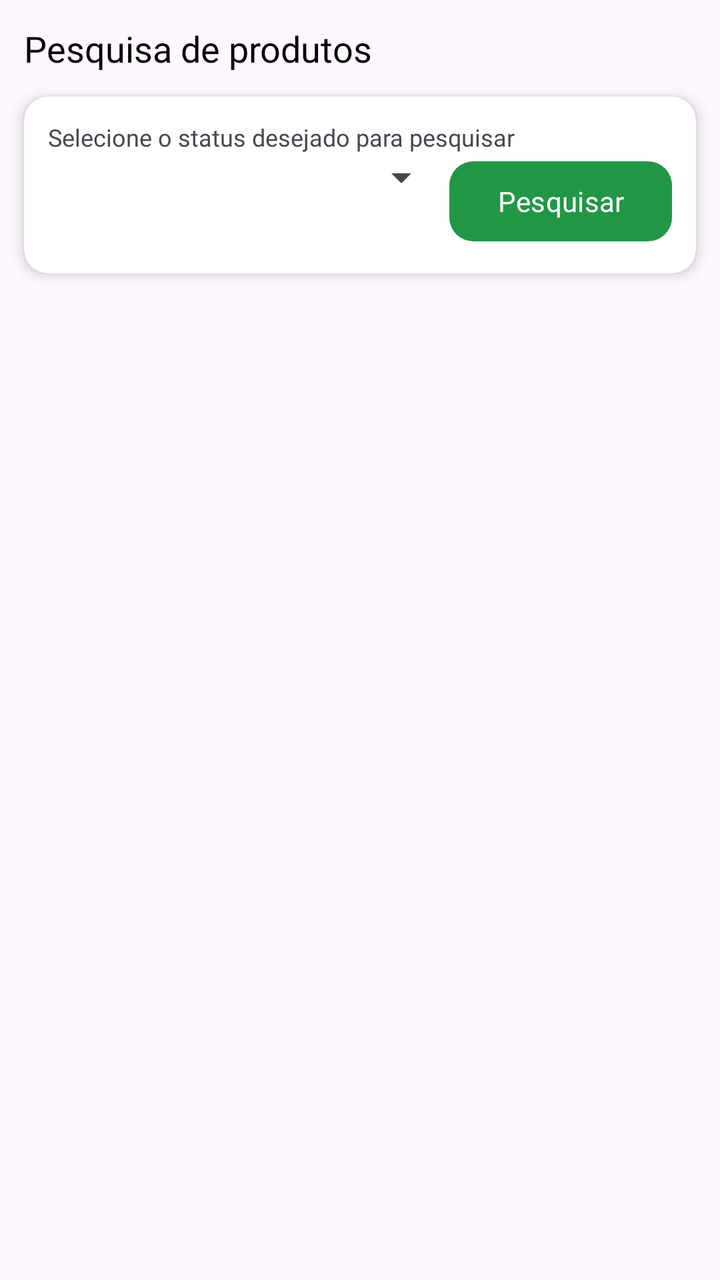
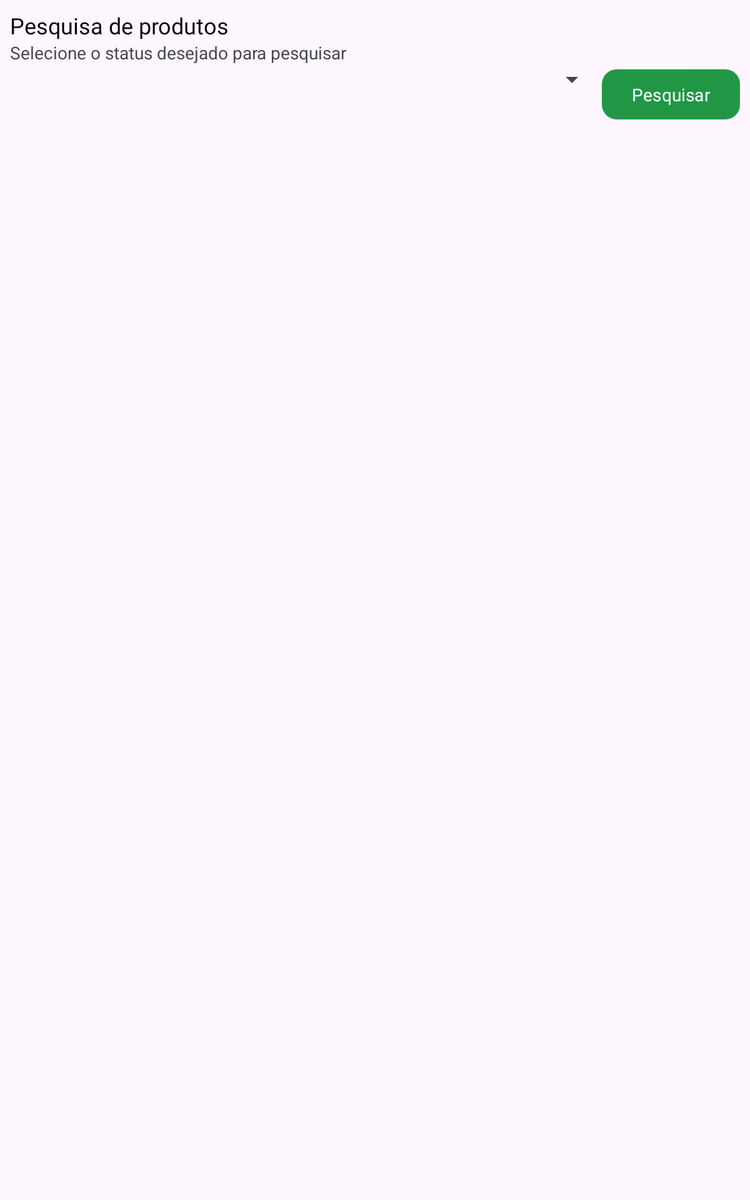

One screen, two layout resources from the same app: the default and the repository's alternative for another configuration. Each is rendered where Android would select it; the XML of both is given below.
<!-- AndroidManifest.xml: application theme Theme.Guarani -->
<!-- res/layout/fragment_pesquisa_produtos.xml -->
<?xml version="1.0" encoding="utf-8"?>
<FrameLayout xmlns:android="http://schemas.android.com/apk/res/android"
    xmlns:app="http://schemas.android.com/apk/res-auto"
    xmlns:tools="http://schemas.android.com/tools"
    android:layout_width="match_parent"
    android:layout_height="match_parent">

    <androidx.constraintlayout.widget.ConstraintLayout
        android:layout_width="match_parent"
        android:layout_height="match_parent">

        <TextView
            android:id="@+id/textView3"
            android:layout_width="wrap_content"
            android:layout_height="wrap_content"
            android:layout_margin="12dp"
            android:fontFamily="@font/sora_bold"
            android:text="@string/titulo_pesquisa_produtos"
            android:textColor="@color/black"
            android:textSize="18sp"
            app:layout_constraintStart_toStartOf="parent"
            app:layout_constraintTop_toTopOf="parent" />

        <androidx.cardview.widget.CardView
            android:id="@+id/cardView"
            android:layout_width="match_parent"
            android:layout_height="wrap_content"
            android:layout_margin="12dp"
            app:cardCornerRadius="12dp"
            app:cardElevation="4dp"
            app:layout_constraintTop_toBottomOf="@+id/textView3"
            tools:layout_editor_absoluteX="12dp">

            <LinearLayout
                android:id="@+id/linearLayout"
                android:layout_width="match_parent"
                android:layout_height="wrap_content"
                android:orientation="vertical"
                android:padding="12dp"
                app:layout_constraintEnd_toEndOf="parent"
                app:layout_constraintStart_toStartOf="parent"
                app:layout_constraintTop_toBottomOf="@+id/textView3">

                <TextView
                    android:id="@+id/textView4"
                    android:layout_width="match_parent"
                    android:layout_height="wrap_content"
                    android:layout_weight="1"
                    android:fontFamily="@font/sora_light"
                    android:text="@string/label_pesquisa_produto"
                    android:textSize="12sp" />

                <LinearLayout
                    android:layout_width="match_parent"
                    android:layout_height="match_parent"
                    android:orientation="horizontal">

                    <Spinner
                        android:id="@+id/spn_status_produto"
                        style="@android:style/Widget.Material.DropDownItem.Spinner"
                        android:layout_width="match_parent"
                        android:layout_height="wrap_content"
                        android:layout_weight="1"
                        android:paddingTop="4dp"
                        android:paddingBottom="4dp" />

                    <com.google.android.material.button.MaterialButton
                        android:id="@+id/btn_pesquisar_produtos"
                        style="@style/Widget.Material3.Button.ElevatedButton"
                        android:layout_width="wrap_content"
                        android:layout_height="wrap_content"
                        android:background="@null"
                        android:fontFamily="@font/sora_semibold"
                        android:text="@string/pesquisar"
                        android:textColor="@color/white"
                        app:backgroundTint="@color/verde_secundario"
                        app:cornerRadius="12dp" />

                </LinearLayout>

            </LinearLayout>

        </androidx.cardview.widget.CardView>

        <androidx.recyclerview.widget.RecyclerView
            android:id="@+id/rv_lista_produtos"
            android:layout_width="0dp"
            android:layout_height="0dp"
            android:layout_margin="12dp"
            app:layout_constraintBottom_toBottomOf="parent"
            app:layout_constraintEnd_toEndOf="parent"
            app:layout_constraintStart_toStartOf="parent"
            app:layout_constraintTop_toBottomOf="@+id/cardView" />

        <LinearLayout
            android:id="@+id/layout_pesquisa_carregando"
            android:layout_width="200dp"
            android:layout_height="wrap_content"
            android:layout_marginTop="24dp"
            android:gravity="center"
            android:orientation="vertical"
            android:visibility="gone"
            app:layout_constraintEnd_toEndOf="parent"
            app:layout_constraintStart_toStartOf="parent"
            app:layout_constraintTop_toBottomOf="@+id/cardView">

            <ProgressBar
                android:id="@+id/progressBar"
                style="?android:attr/progressBarStyle"
                android:layout_width="32dp"
                android:layout_height="32dp"
                android:layout_marginTop="24dp"
                app:layout_constraintEnd_toEndOf="parent"
                app:layout_constraintStart_toStartOf="parent"
                app:layout_constraintTop_toBottomOf="@+id/cardView" />

            <TextView
                android:id="@+id/textView12"
                android:layout_width="wrap_content"
                android:layout_height="wrap_content"
                android:text="@string/label_pesquisando_produtos" />
        </LinearLayout>


    </androidx.constraintlayout.widget.ConstraintLayout>
</FrameLayout>
<!-- resources referenced by this layout -->
<resources>
  <color name="black">#FF000000</color>
  <color name="verde_secundario">#219746</color>
  <color name="white">#FFFFFFFF</color>
  <string name="label_pesquisa_produto">Selecione o status desejado para pesquisar</string>
  <string name="label_pesquisando_produtos">Pesquisando produtos</string>
  <string name="pesquisar">Pesquisar</string>
  <string name="titulo_pesquisa_produtos">Pesquisa de produtos</string>
  <style name="Theme.Guarani" parent="Base.Theme.Guarani" />
  <style name="Base.Theme.Guarani" parent="Theme.Material3.DayNight.NoActionBar">
          
          
          <item name="colorPrimary">@color/verde_primario</item>
          <item name="android:statusBarColor">@color/verde_primario</item>
      </style>
  <color name="verde_primario">#155f2c</color>
</resources>
<!-- res/layout-sw600dp/fragment_pesquisa_produtos.xml (the repository's variant of the layout above) -->
<!-- drawn on a 7-inch tablet held upright -->
<?xml version="1.0" encoding="utf-8"?>
<FrameLayout xmlns:android="http://schemas.android.com/apk/res/android"
    xmlns:app="http://schemas.android.com/apk/res-auto"
    android:layout_width="match_parent"
    android:layout_height="match_parent">

    <androidx.constraintlayout.widget.ConstraintLayout
        android:layout_width="match_parent"
        android:layout_height="match_parent">


        <LinearLayout
            android:layout_width="match_parent"
            android:layout_height="match_parent"
            android:orientation="horizontal"
            app:layout_constraintBottom_toBottomOf="parent"
            app:layout_constraintEnd_toEndOf="parent"
            app:layout_constraintStart_toStartOf="parent"
            app:layout_constraintTop_toTopOf="parent">

            <LinearLayout
                android:layout_width="match_parent"
                android:layout_height="match_parent"
                android:layout_weight="1"
                android:orientation="vertical"
                android:padding="8dp">

                <LinearLayout
                    android:layout_width="match_parent"
                    android:layout_height="wrap_content"
                    android:orientation="vertical">

                    <TextView
                        android:id="@+id/textView3"
                        android:layout_width="wrap_content"
                        android:layout_height="wrap_content"
                        android:fontFamily="@font/sora_bold"
                        android:text="@string/titulo_pesquisa_produtos"
                        android:textColor="@color/black"
                        android:textSize="18sp" />

                    <TextView
                        android:id="@+id/textView4"
                        android:layout_width="match_parent"
                        android:layout_height="wrap_content"
                        android:layout_weight="1"
                        android:text="@string/label_pesquisa_produto" />

                    <LinearLayout
                        android:layout_width="match_parent"
                        android:layout_height="wrap_content"
                        android:orientation="horizontal">

                        <Spinner
                            android:id="@+id/spn_status_produto"
                            style="@android:style/Widget.Material.DropDownItem.Spinner"
                            android:layout_width="match_parent"
                            android:layout_height="wrap_content"
                            android:layout_weight="1"
                            android:paddingTop="8dp"
                            android:paddingBottom="8dp" />

                        <com.google.android.material.button.MaterialButton
                            style="@style/Widget.Material3.Button.ElevatedButton"
                            android:layout_width="wrap_content"
                            android:layout_height="wrap_content"
                            android:background="@null"
                            android:fontFamily="@font/sora"
                            android:text="@string/pesquisar"
                            android:textColor="@color/white"
                            app:backgroundTint="@color/verde_secundario"
                            app:cornerRadius="12dp" />

                    </LinearLayout>
                </LinearLayout>

                <LinearLayout
                    android:id="@+id/layout_pesquisa_carregando"
                    android:layout_width="match_parent"
                    android:layout_height="wrap_content"
                    android:layout_marginTop="24dp"
                    android:gravity="center"
                    android:orientation="vertical"
                    android:visibility="gone"
                    app:layout_constraintEnd_toEndOf="parent"
                    app:layout_constraintStart_toStartOf="parent"
                    app:layout_constraintTop_toBottomOf="@+id/cardView">

                    <ProgressBar
                        android:id="@+id/progressBar"
                        style="?android:attr/progressBarStyle"
                        android:layout_width="32dp"
                        android:layout_height="32dp"
                        android:layout_marginTop="24dp"
                        app:layout_constraintEnd_toEndOf="parent"
                        app:layout_constraintStart_toStartOf="parent"
                        app:layout_constraintTop_toBottomOf="@+id/cardView" />

                    <TextView
                        android:id="@+id/textView12"
                        android:layout_width="wrap_content"
                        android:layout_height="wrap_content"
                        android:text="@string/label_pesquisando_produtos" />
                </LinearLayout>

                <androidx.recyclerview.widget.RecyclerView
                    android:id="@+id/rv_lista_produtos"
                    android:layout_width="match_parent"
                    android:layout_height="match_parent"
                    android:layout_marginTop="8dp"
                    android:padding="12dp" />

            </LinearLayout>

        </LinearLayout>
    </androidx.constraintlayout.widget.ConstraintLayout>
</FrameLayout>
